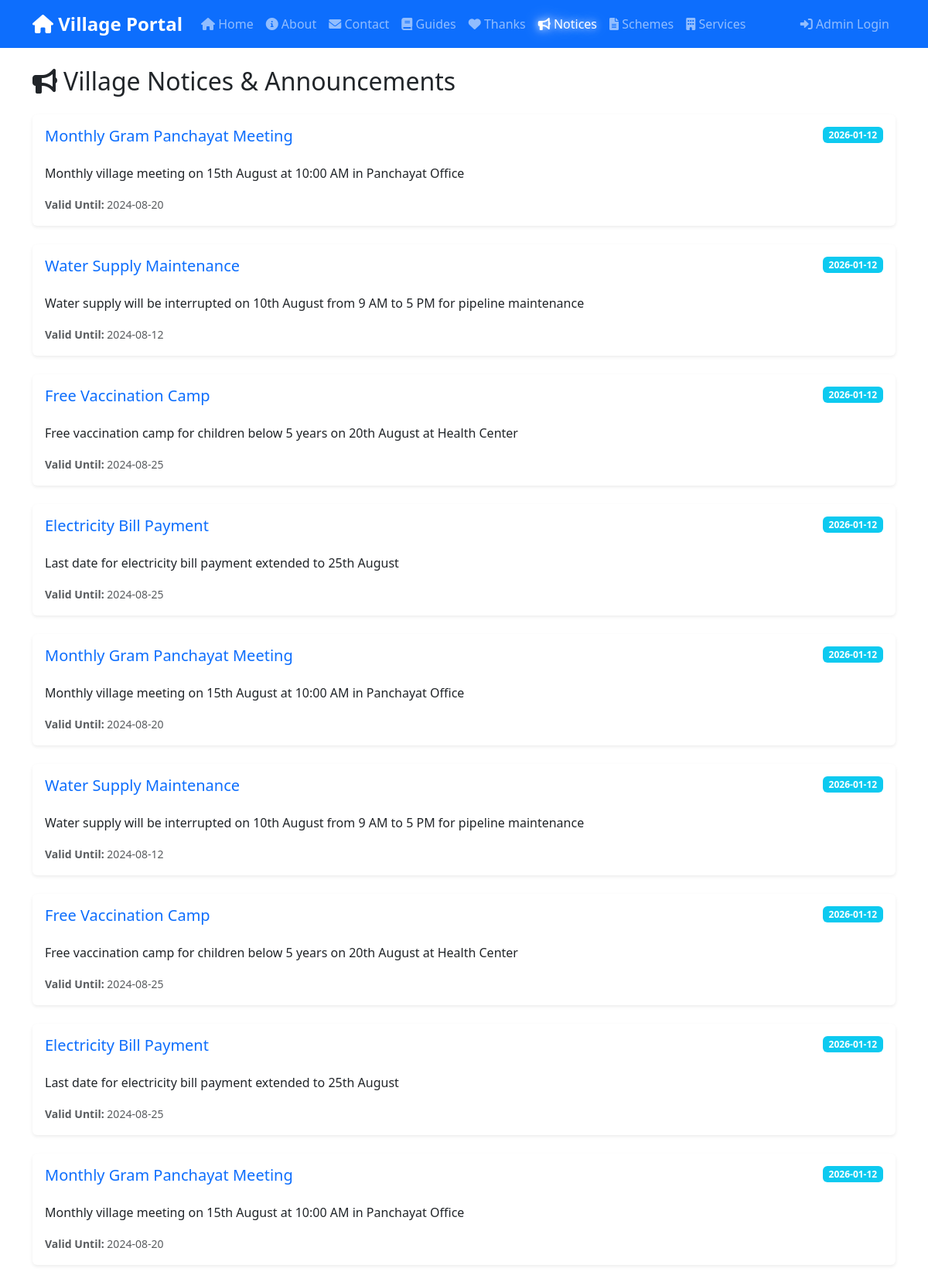
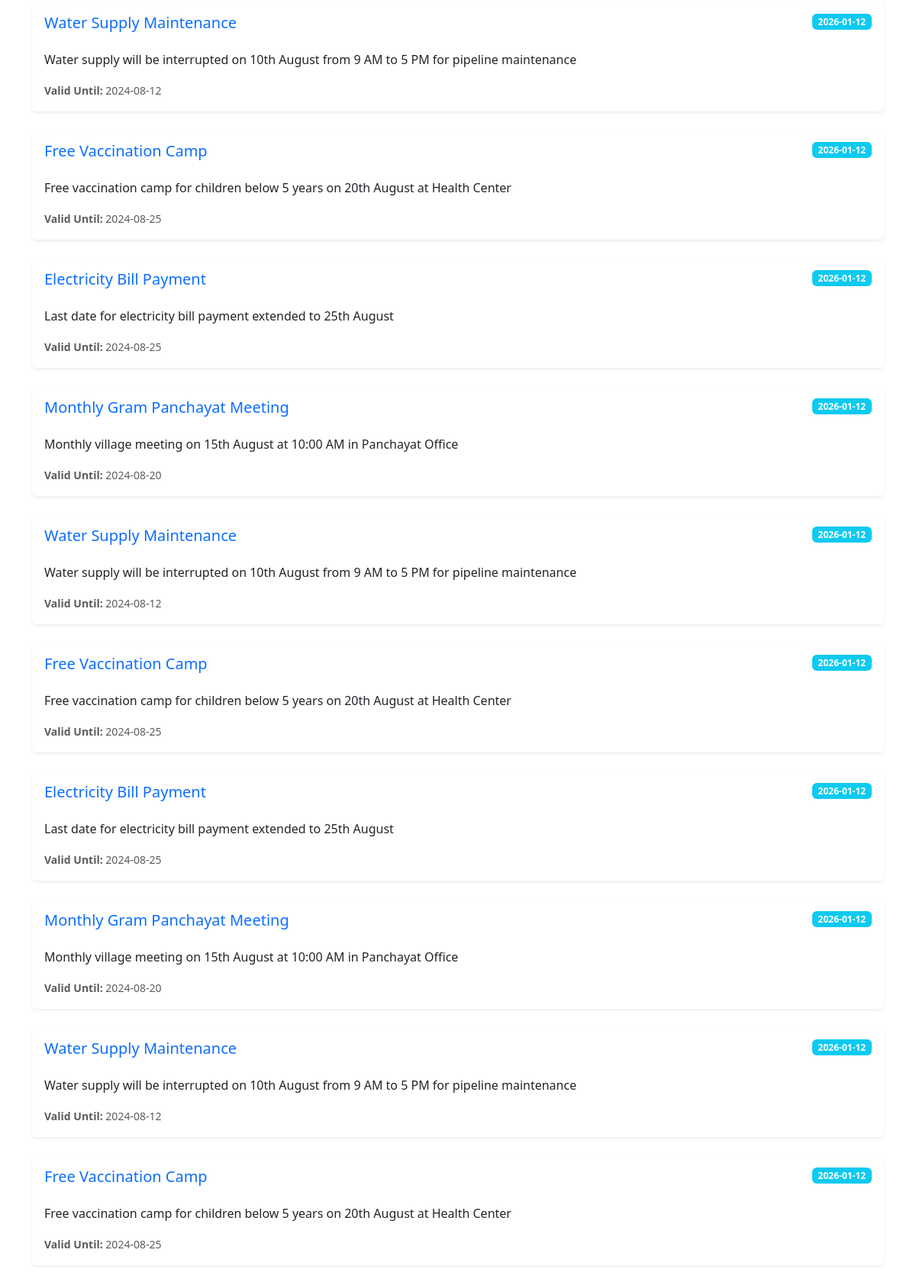
Screenshot of /notices (upper part) with the database file from the repository (2 pictures, top to bottom).
### tables this page shows
CREATE TABLE notices (
            id INTEGER PRIMARY KEY AUTOINCREMENT,
            title TEXT NOT NULL,
            description TEXT,
            publish_date TIMESTAMP DEFAULT CURRENT_TIMESTAMP,
            valid_until TIMESTAMP,
            attachment_url TEXT,
            created_by INTEGER
        );

### app.py (the view)
@app.route('/notices')
def notices():
    conn = get_db()
    cursor = conn.cursor()
    cursor.execute('SELECT * FROM notices ORDER BY publish_date DESC')
    notices = cursor.fetchall()
    conn.close()
    return render_template('notices.html', notices=notices)

### app.py (called while the page is built)
def get_db():
    db_path = app.config.get('DATABASE', 'database.db')
    conn = sqlite3.connect(db_path)
    conn.row_factory = sqlite3.Row
    return conn

### templates/notices.html (shortened to what this page needs)
{% extends "base.html" %}
{% block content %}
<h2 class="mb-4"><i class="fas fa-bullhorn me-2"></i>Village Notices & Announcements</h2>
{% if notices %}
{% for notice in notices %}
<div class="card mb-4 shadow-sm">
    <div class="card-body">
        <div class="d-flex justify-content-between align-items-start">
            <h5 class="card-title text-primary">{{ notice.title }}</h5>
            <span class="badge bg-info">{{ notice.publish_date[:10] }}</span>
        </div>
        <p class="card-text mt-3">{{ notice.description }}</p>
        <div class="d-flex justify-content-between align-items-center mt-3">
            <div>
                <small class="text-muted">
                    <strong>Valid Until:</strong> {{ notice.valid_until }}
                </small>
            </div>
        </div>
    </div>
</div>
{% endfor %}
{% else %}
<div class="alert alert-info text-center">
    <h5><i class="fas fa-info-circle me-2"></i>No notices available</h5>
    <p class="mb-0">Check back later for new announcements.</p>
</div>
{% endif %}
{% endblock %}

### templates/base.html (shortened to what this page needs)
<!DOCTYPE html>
<html lang="en">
<head>
    <link href="https://cdn.jsdelivr.net/npm/bootstrap@5.3.0/dist/css/bootstrap.min.css" rel="stylesheet">
    <link rel="stylesheet" href="https://cdnjs.cloudflare.com/ajax/libs/font-awesome/6.0.0/css/all.min.css">
</head>
<body>
    <nav class="navbar navbar-expand-lg navbar-dark bg-primary sticky-top">
        <div class="container">
            <a class="navbar-brand" href="/">
                <i class="fas fa-home"></i> Village Portal
            </a>
            <div class="collapse navbar-collapse" id="navbarNav">
                <ul class="navbar-nav me-auto">
                    <li class="nav-item">
                        <a class="nav-link" href="/">
                            <i class="fas fa-house"></i> Home
                        </a>
                    </li>
                    <li class="nav-item">
                        <a class="nav-link" href="/about">
                            <i class="fas fa-info-circle"></i> About
                        </a>
                    </li>
                    <li class="nav-item">
                        <a class="nav-link" href="/contact">
                            <i class="fas fa-envelope"></i> Contact
                        </a>
                    </li>
                    <li class="nav-item">
                        <a class="nav-link" href="/documentation">
                            <i class="fas fa-book"></i> Guides
                        </a>
                    </li>
                    <li class="nav-item">
                        <a class="nav-link" href="/acknowledgements">
                            <i class="fas fa-heart"></i> Thanks
                        </a>
                    </li>
                    <li class="nav-item">
                        <a class="nav-link" href="/notices">
                            <i class="fas fa-bullhorn"></i> Notices
                        </a>
                    </li>
                    <li class="nav-item">
                        <a class="nav-link" href="/schemes">
                            <i class="fas fa-file-alt"></i> Schemes
                        </a>
                    </li>
                    <li class="nav-item">
                        <a class="nav-link" href="/services">
                            <i class="fas fa-building"></i> Services
                        </a>
                    </li>
                </ul>
                <ul class="navbar-nav">
                    {% if current_user.is_authenticated %}
                    <li class="nav-item">
                        <span class="navbar-text me-3">
                            <i class="fas fa-user"></i> Welcome, {{ current_user.name }}
                        </span>
                    </li>
                    <li class="nav-item">
                        <a class="nav-link" href="/logout">
                            <i class="fas fa-sign-out-alt"></i> Logout
                        </a>
                    </li>
                    {% else %}
                    <li class="nav-item">
                        <a class="nav-link" href="/login">
                            <i class="fas fa-sign-in-alt"></i> Admin Login
                        </a>
                    </li>
                    {% endif %}
                </ul>
            </div>
        </div>
    </nav>
    <div class="container mt-4">
        {% block content %}{% endblock %}
    </div>
</body>
</html>

### templates/base.html (style rules this page uses)
.navbar-brand { font-weight: bold; font-size: 1.5rem; }
.card { margin-bottom: 20px; border: none; box-shadow: 0 2px 10px rgba(0, 0, 0, 0.1); }
.nav-link { font-weight: 500; }
.nav-link.glow-active { color: #fff !important; text-shadow: 0 0 10px rgba(255, 255, 255, 0.8), 0 0 20px rgba(255, 255, 255, 0.6); animation: textGlow 2s infinite; }

### rows the page displays
notices: title "Monthly Gram Panchayat Meeting", publish_date "2026-01-12", description "Monthly village meeting on 15th August at 10:00 AM in Panchayat Office", valid_until "2024-08-20"
notices: title "Water Supply Maintenance", publish_date "2026-01-12", description "Water supply will be interrupted on 10th August from 9 AM to 5 PM for pipeline maintenance", valid_until "2024-08-12"
notices: title "Free Vaccination Camp", publish_date "2026-01-12", description "Free vaccination camp for children below 5 years on 20th August at Health Center", valid_until "2024-08-25"
notices: title "Electricity Bill Payment", publish_date "2026-01-12", description "Last date for electricity bill payment extended to 25th August", valid_until "2024-08-25"
notices: title "Monthly Gram Panchayat Meeting", publish_date "2026-01-12", description "Monthly village meeting on 15th August at 10:00 AM in Panchayat Office", valid_until "2024-08-20"
notices: title "Water Supply Maintenance", publish_date "2026-01-12", description "Water supply will be interrupted on 10th August from 9 AM to 5 PM for pipeline maintenance", valid_until "2024-08-12"
notices: title "Free Vaccination Camp", publish_date "2026-01-12", description "Free vaccination camp for children below 5 years on 20th August at Health Center", valid_until "2024-08-25"
notices: title "Electricity Bill Payment", publish_date "2026-01-12", description "Last date for electricity bill payment extended to 25th August", valid_until "2024-08-25"
notices: title "Monthly Gram Panchayat Meeting", publish_date "2026-01-12", description "Monthly village meeting on 15th August at 10:00 AM in Panchayat Office", valid_until "2024-08-20"
notices: title "Water Supply Maintenance", publish_date "2026-01-12", description "Water supply will be interrupted on 10th August from 9 AM to 5 PM for pipeline maintenance", valid_until "2024-08-12"
notices: title "Free Vaccination Camp", publish_date "2026-01-12", description "Free vaccination camp for children below 5 years on 20th August at Health Center", valid_until "2024-08-25"
notices: title "Electricity Bill Payment", publish_date "2026-01-12", description "Last date for electricity bill payment extended to 25th August", valid_until "2024-08-25"
notices: title "Monthly Gram Panchayat Meeting", publish_date "2026-01-12", description "Monthly village meeting on 15th August at 10:00 AM in Panchayat Office", valid_until "2024-08-20"
notices: title "Water Supply Maintenance", publish_date "2026-01-12", description "Water supply will be interrupted on 10th August from 9 AM to 5 PM for pipeline maintenance", valid_until "2024-08-12"
notices: title "Free Vaccination Camp", publish_date "2026-01-12", description "Free vaccination camp for children below 5 years on 20th August at Health Center", valid_until "2024-08-25"
notices: title "Electricity Bill Payment", publish_date "2026-01-12", description "Last date for electricity bill payment extended to 25th August", valid_until "2024-08-25"
notices: title "Monthly Gram Panchayat Meeting", publish_date "2026-01-12", description "Monthly village meeting on 15th August at 10:00 AM in Panchayat Office", valid_until "2024-08-20"
notices: title "Water Supply Maintenance", publish_date "2026-01-12", description "Water supply will be interrupted on 10th August from 9 AM to 5 PM for pipeline maintenance", valid_until "2024-08-12"
notices: title "Free Vaccination Camp", publish_date "2026-01-12", description "Free vaccination camp for children below 5 years on 20th August at Health Center", valid_until "2024-08-25"
